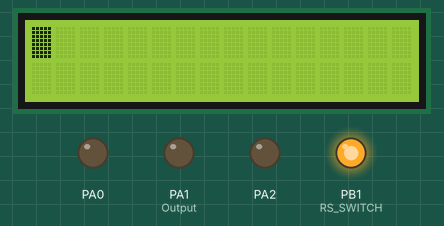
Simulated run of this program. Board: ATmega32, built with avr-gcc and emulated at 8 MHz. On the bench: 16×2 character LCD, output pins drawn as LEDs (lit = HIGH). Wiring (inferred from the signals the program sends): character LCD (HD44780): RS PA3; R/W PB2; E PB3; data PA4, PA5, PA6, PA7. The character LCD is taken to start in 4-bit mode; pins used as bus, display or sensor lines are not drawn. At 45.8 s the program stops and its outputs stay as they are.

Above: at 0.9 s.
Timing chart, 0 to 28.1 s (numbered marks = the images above):
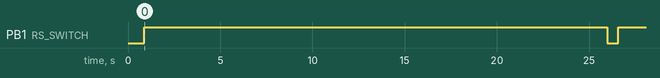

The program:

main.c
```c
/*Eng. Mohamed Gamal*/

#include "MemoMap.h"
#include "lcd.h"
#include "GPIO_Driver.h"
#include <stdint.h>
#include <avr/io.h>

#define F_CPU 8000000UL

int main(void)
{
	MCAL_GPIO_Pin_Init(portB,RS_SWITCH,Output);
	MCAL_GPIO_Pin_Init(portB,RW_SWITCH,Output);
	MCAL_GPIO_Pin_Init(portB,EN_SWITCH,Output);
	MCAL_GPIO_Init(portA,Output);
	LCD_INIT();
	_delay_ms(250);
	LCD_WRITE_STRING("Welcome To Learn In Depth :)");
    while (1)
    {
    }
}
```

MemoMap.h
```c
/*Eng. Mohamed Gamal*/

#ifndef MEMOMAP_H_
#define MEMOMAP_H_

#include <stdint.h>

// macros to set , reset , toggle and read bits from pins
#define SET_BIT(ADDRESS,VALUE,BIT_NUMBER)      ADDRESS |= (VALUE << BIT_NUMBER)
#define RESET_BIT(ADDRESS,VALUE,BIT_NUMBER)    ADDRESS &=~(VALUE << BIT_NUMBER)
#define TOGGLE_BIT(ADDRESS,VALUE,BIT_NUMBER)   ADDRESS ^= (VALUE << BIT_NUMBER)
#define READ_BIT(ADDRESS,VALUE,BIT_NUMBER)     ((ADDRESS & (VALUE << BIT_NUMBER))>> BIT_NUMBER)

// GPIO port A Registers
#define DDRA  *((volatile unsigned char *)(0x3A))
#define PORTA *((volatile unsigned char *)(0x3B))
#define PINA  *((volatile unsigned char *)(0x39))

// GPIO port B Registers
#define DDRB  *((volatile unsigned char *)(0x37))
#define PORTB *((volatile unsigned char *)(0x38))
#define PINB  *((volatile unsigned char *)(0x36))

// GPIO port C Registers
#define DDRC  *((volatile unsigned char *)(0x34))
#define PORTC *((volatile unsigned char *)(0x35))
#define PINC  *((volatile unsigned char *)(0x33))

// GPIO port D Registers
#define DDRD  *((volatile unsigned char *)(0x31))
#define PORTD *((volatile unsigned char *)(0x32))
#define PIND  *((volatile unsigned char *)(0x30))

// Special Function I/O Register – SFIOR
#define SFIOR  *((volatile unsigned char *)(0x50))

//BIG NOTE: Just address
#define portA (uint8_t*)0x3B
#define portB (uint8_t*)0x38
#define portC (uint8_t*)0x35
#define portD (uint8_t*)0x32


#endif /* MEMOMAP_H_ */
```

lcd.c
```c
/*Eng. Mohamed Gamal*/

#include "lcd.h"
#include <stdio.h>
#include <string.h>

int curser = 0;

void LCD_clear_screen(){
	curser = 0;
	LCD_WRITE_COMMAND(LCD_CLEAR_SCREEN);
}

void LCD_lcd_kick(){
	LCD_CTRL |= (1 << EN_SWITCH);
	_delay_ms(50);
	LCD_CTRL &= ~(1 << EN_SWITCH);
}

void LCD_GOTO_XY(unsigned char line, unsigned char position){
	if (line == 1)
	{
		if (position < 16 && position >= 0)
		{
			LCD_WRITE_COMMAND(LCD_BEGIN_AT_FIRST_ROW+position);
		}
	}
	if (line == 2)
	{
		if (position < 16 && position >= 0)
		{
			curser = 16;
			LCD_WRITE_COMMAND(LCD_BEGIN_AT_SECOND_ROW+position);
		}
	}
}

void LCD_INIT(){
	_delay_ms(20);
	//DataDir_LCD_CTRL |= (1<<EN_SWITCH | 1<<RS_SWITCH | 1<<RW_SWITCH);
	//important Note: be Configure at main based on GPIO Driver .
	LCD_CTRL &= ~ (1<<EN_SWITCH | 1<<RS_SWITCH | 1<<RW_SWITCH);
	//DataDir_LCD_PORT = 0xFF;
	//important Note: be Configure at main based on GPIO Driver.
	_delay_ms(15);
	LCD_clear_screen();

	#ifdef EIGHT_BIT_MODE
	LCD_WRITE_COMMAND(LCD_FUNCTION_8BIT_2LINES);
	#endif

	#ifdef FOUR_BIT_MODE
		//LCD_WRITE_COMMAND(0x02);		        /* send for 4 bit initialization of LCD  */
		//LCD_WRITE_COMMAND(0x28);              /* 2 line, 5*7 matrix in 4-bit mode */
		//LCD_WRITE_COMMAND(0x0c);              /* Display on cursor off*/
		//LCD_WRITE_COMMAND(0x06);              /* Increment cursor (shift cursor to right)*/
		//LCD_WRITE_COMMAND(0x01);
	LCD_WRITE_COMMAND(0x02);
	LCD_WRITE_COMMAND(LCD_FUNCTION_4BIT_2LINES);
	#endif

	LCD_WRITE_COMMAND(LCD_ENTRY_MODE);
	LCD_WRITE_COMMAND(LCD_BEGIN_AT_FIRST_ROW);
	LCD_WRITE_COMMAND(LCD_DISP_ON_CURSOR_BLINK);
}

void LCD_check_lcd_isbusy(){
	DataDir_LCD_PORT &= ~(0xFF<<DATA_shift);
	LCD_CTRL |= (1 << RW_SWITCH);
	LCD_CTRL &= ~(1 << RS_SWITCH);
	LCD_lcd_kick();
	DataDir_LCD_PORT |= (0xFF<<DATA_shift);
	LCD_CTRL &= ~(1 << RW_SWITCH);

}


void LCD_WRITE_COMMAND(unsigned char command){
	#ifdef EIGHT_BIT_MODE
		LCD_check_lcd_isbusy();
		LCD_PORT = command;
		LCD_CTRL &= ~((1 << RS_SWITCH) | (1<<RW_SWITCH));
		_delay_ms(1);
		LCD_lcd_kick();
	#endif
	#ifdef FOUR_BIT_MODE
		//LCD_check_lcd_isbusy();
		LCD_PORT = (LCD_PORT & 0x0F) | (command & 0xF0);
		LCD_CTRL &= ~ ((1<<RW_SWITCH)|(1<<RS_SWITCH));
		LCD_lcd_kick ();
		LCD_PORT = (LCD_PORT & 0x0F) | (command << 4);
		LCD_CTRL &= ~ ((1<<RW_SWITCH)|(1<<RS_SWITCH));
		LCD_lcd_kick();
	#endif
}

void check_position (){
	curser++;
	if (curser == 16)
	{
		LCD_GOTO_XY(2,0);
	}
	else if (curser == 32)
	{
		LCD_clear_screen();
		LCD_GOTO_XY(1,0);
		curser = 0;
	}

}

void LCD_WRITE_CHAR(unsigned char character){
	#ifdef EIGHT_BIT_MODE
		LCD_check_lcd_isbusy();
		LCD_PORT = character;
		LCD_CTRL &= ~(1 << RW_SWITCH);
		LCD_CTRL |= (1 << RS_SWITCH);
		_delay_ms(50);
		LCD_lcd_kick();
		_delay_ms(250);
		check_position();
		_delay_ms(250);
	#endif
	#ifdef FOUR_BIT_MODE
		//LCD_check_lcd_isbusy();
		LCD_PORT = (LCD_PORT & 0x0F) | (character & 0xF0);
		LCD_CTRL |= 1<<RS_SWITCH; //turn RS ON for Data mode.
		LCD_CTRL &= ~ (1<<RW_SWITCH);//turn RW off so you can write.
		LCD_lcd_kick();
		LCD_PORT = (LCD_PORT & 0x0F) | (character << 4);
		LCD_CTRL |= 1<<RS_SWITCH; //turn RS ON for Data mode.
		LCD_CTRL &= ~ (1<<RW_SWITCH);//turn RW off so you can write.
		_delay_ms(500);
		LCD_lcd_kick ();
		_delay_ms(500);
		check_position();
		_delay_ms(500);
	#endif
}

void LCD_WRITE_STRING(char* string){
	while (*string > 0) {
		LCD_WRITE_CHAR(*string++);
	}
}

void dipaly_number(int number)
{
	char str[16];
	sprintf(str,"%d",number);
	LCD_WRITE_STRING(str);
}

void dipaly_real_number(float number)
{
	char strr[16];

	char *tmpsign = (number < 0) ? "-" : "";
	float tmpval = (number < 0) ? -number : number;

	int tmpint1 = tmpval;
	float tmpfrac = tmpval - tmpint1;
	int tmpint2 = tmpfrac * 1000;

	sprintf(strr,"%s%d.%03d",tmpsign,tmpint1,tmpint2);

	LCD_WRITE_STRING(strr);
}
```

lcd.h
```c
/*Eng. Mohamed Gamal*/

#ifndef LCD_H_
#define LCD_H_

#include <avr/io.h>
#include <util/delay.h>

#define LCD_PORT PORTA
#define DataDir_LCD_PORT DDRA
#define LCD_CTRL PORTB
#define DataDir_LCD_CTRL DDRB
#define RS_SWITCH  1
#define RW_SWITCH  2
#define EN_SWITCH  3
#define DATA_shift 4 // in 8 bit mode 0 and in 4 bit mode 4

//#define EIGHT_BIT_MODE
#define FOUR_BIT_MODE

#define LCD_FUNCTION_8BIT_2LINES   					(0x38)
#define LCD_FUNCTION_4BIT_2LINES   					(0x28)
#define LCD_MOVE_DISP_RIGHT       					(0x1C)
#define LCD_MOVE_DISP_LEFT   						(0x18)
#define LCD_MOVE_CURSOR_RIGHT   					(0x14)
#define LCD_MOVE_CURSOR_LEFT 	  					(0x10)
#define LCD_DISP_OFF   								(0x08)
#define LCD_DISP_ON_CURSOR   						(0x0E)
#define LCD_DISP_ON_CURSOR_BLINK   					(0x0F)
#define LCD_DISP_ON_BLINK   						(0x0D)
#define LCD_DISP_ON   								(0x0C)
#define LCD_ENTRY_DEC   							(0x04)
#define LCD_ENTRY_DEC_SHIFT   						(0x05)
#define LCD_ENTRY_INC_   							(0x06)
#define LCD_ENTRY_INC_SHIFT   						(0x07)
#define LCD_BEGIN_AT_FIRST_ROW						(0x80)
#define LCD_BEGIN_AT_SECOND_ROW						(0xC0)
#define LCD_CLEAR_SCREEN							(0x01)
#define LCD_ENTRY_MODE								(0x06)


void LCD_INIT();
void LCD_WRITE_COMMAND(unsigned char command);
void LCD_WRITE_CHAR(unsigned char character);
void LCD_WRITE_STRING(char* string);
void LCD_check_lcd_isbusy(void);
void LCD_lcd_kick(void);
void LCD_clear_screen();
void LCD_GOTO_XY(unsigned char line, unsigned char position);
void dipaly_number(int number);
void dipaly_real_number(float number);


#endif /* LCD_H_ */
```

GPIO_Driver.c
```c
/*Eng. Mohamed Gamal*/

#include "GPIO_Driver.h"
#include "MemoMap.h"
#include <stdint.h>

void MCAL_GPIO_Pin_Init(uint8_t* GPIOx, uint8_t pin_number ,uint8_t MODE){
	if(MODE == Output)
	{
		//output Mode
	  ( (*(GPIOx-1)) |= (1<<pin_number) );
	}
	else
	{
		//Input Mode
		( (*(GPIOx-1)) &= ~(1<<pin_number) );
		//1- input pull_up
		if (MODE == input_PU){
			( (*(GPIOx)) |= (1<<pin_number) ) ;
			SFIOR &= ~(1<<2);   //Pin_2 in SFIOR register: PUD->Pull-up disable
								// set 1 -> diasble pull_up
								// set 0 -> enable pull_up
		}
		//2- FLoting input
		else if (MODE == input_floating)
		{
			((*(GPIOx)) &= ~(1<<pin_number) );
		}
	}
}

void MCAL_GPIO_Init(uint8_t* GPIOx,uint8_t MODE) {
	if(MODE == Output)
	{
		//output Mode
		( (*(GPIOx-1)) = (GPIOx_Full) );
	}
	else
	{
		//Input Mode
		 ( (*(GPIOx-1)) = (0x00) );
		//1- input pull_up
		if (MODE == input_PU){
			( (*(GPIOx)) ) = (GPIOx_Full) ;
			SFIOR &= ~(1<<2);

			//Pin_2 in SFIOR register: PUD->Pull-up disable
			// set 1 -> diasble pull_up
			// set 0 -> enable pull_up
		}
		//2- FLoting input
		else if (MODE == input_floating)
		{
			( (*(GPIOx)) = (0x00) );
		}
	}
}

//RESET THE PORT
void MCAL_GPIO_DeInit(uint8_t* GPIOx){

	(*(GPIOx))   = (uint8_t)0x00;
	(*(GPIOx-1)) = (uint8_t)0x00;
}

uint8_t MCAL_GPIO_ReadPin(uint8_t* GPIOx , uint8_t pin_number){

	uint8_t tmp ;
	if ( ( (*(GPIOx-2) ) & (pin_number) ) != ((uint8_t)GPIO_Pin_reset) ){
		tmp = GPIO_Pin_set;
	}
	else
	{
		tmp = GPIO_Pin_reset;
	}
	return tmp;
}

uint8_t MCAL_GPIO_ReadPort (uint8_t* GPIOx){
	uint8_t tmp ;
	tmp = (*(GPIOx-1));
	return tmp;
}


void MCAL_GPIO_WritePin(uint8_t* GPIOx , uint8_t pin_number , uint8_t Value){

	if(Value != GPIO_Pin_reset){
		(*(GPIOx)) |= (GPIO_Pin_set<<pin_number);
	}
	else
	{
		(*(GPIOx)) &= ~(GPIO_Pin_set<<pin_number);
	}
}

void MCAL_GPIO_WritePort(uint8_t* GPIOx , uint8_t Value)
{
	(*(GPIOx)) = Value;
}

void MCAL_GPIO_TogglePin(uint8_t* GPIOx, uint8_t pin_number){
	(*(GPIOx)) ^= (1<<pin_number);
}
```

GPIO_Driver.h
```c
/*Eng. Mohamed Gamal*/

#ifndef GPIO_DRIVER_H_
#define GPIO_DRIVER_H_

//-----------------------------
//Includes
//-----------------------------
#include "MemoMap.h"
#include <stdint.h>
#include <avr/io.h>

//-----------------------------
//User type definitions (structures)
//-----------------------------
typedef struct
{
	volatile uint8_t PinNumber;     //@ref GPIO_PINs to select the pin
	volatile uint8_t MODE;			//@ref GPIO_MODE to select the mode

}GPIOx_Config_t;

//-----------------------------
//Macros Configuration References
//-----------------------------

//@ref GPIO_PINs
#define GPIOx_PIN0   ((uint8_t)0x01)
#define GPIOx_PIN1   ((uint8_t)0x02)
#define GPIOx_PIN2   ((uint8_t)0x04)
#define GPIOx_PIN3   ((uint8_t)0x08)
#define GPIOx_PIN4   ((uint8_t)0x10)
#define GPIOx_PIN5   ((uint8_t)0x20)
#define GPIOx_PIN6   ((uint8_t)0x40)
#define GPIOx_PIN7   ((uint8_t)0x80)
#define GPIOx_Full   ((uint8_t)0xFF)

//@ref GPIO_MODE
#define Output           1
#define input_PU         0
#define input_floating   2

//@ref GPIO_PIN_State
#define GPIO_Pin_set                1
#define GPIO_Pin_reset              0

/*
* ===============================================
* APIs Supported by "MCAL GPIO DRIVER"
* ===============================================
*/

void MCAL_GPIO_Pin_Init(uint8_t* GPIOx, uint8_t pin_number ,uint8_t MODE);
void MCAL_GPIO_Init(uint8_t* GPIOx,uint8_t MODE);
void MCAL_GPIO_DeInit(uint8_t* GPIOx);

uint8_t MCAL_GPIO_ReadPin(uint8_t* GPIOx, uint8_t pin_number);
uint8_t MCAL_GPIO_ReadPort (uint8_t* GPIOx);

void MCAL_GPIO_WritePin(uint8_t* GPIOx , uint8_t pin_number , uint8_t Value);
void MCAL_GPIO_WritePort(uint8_t* GPIOx , uint8_t Value);

void MCAL_GPIO_TogglePin(uint8_t* GPIOx, uint8_t pin_number);

#endif /* GPIO_DRIVER_H_ */
```

Measured:
- by itself, PB1 (RS_SWITCH): LOW → HIGH at 0.89 s, → LOW 25.1 s later, → HIGH 0.60 s later
